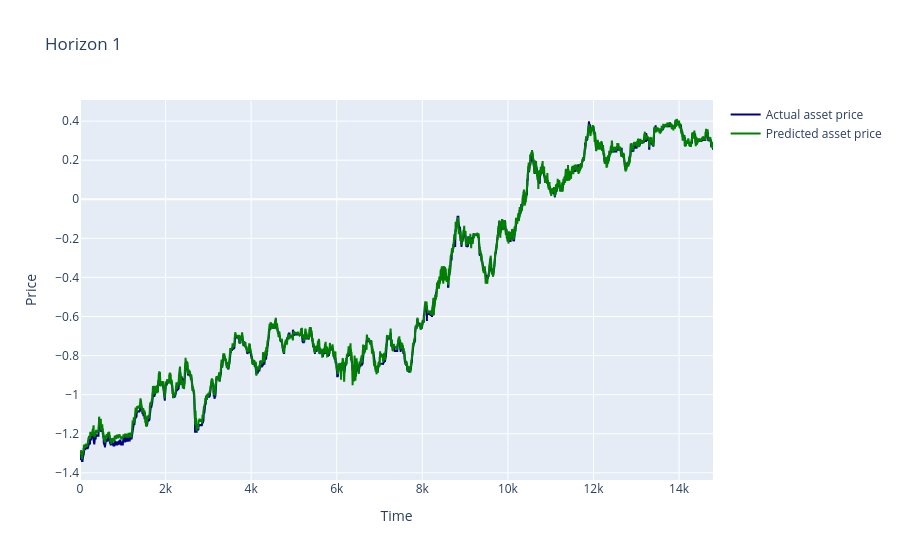
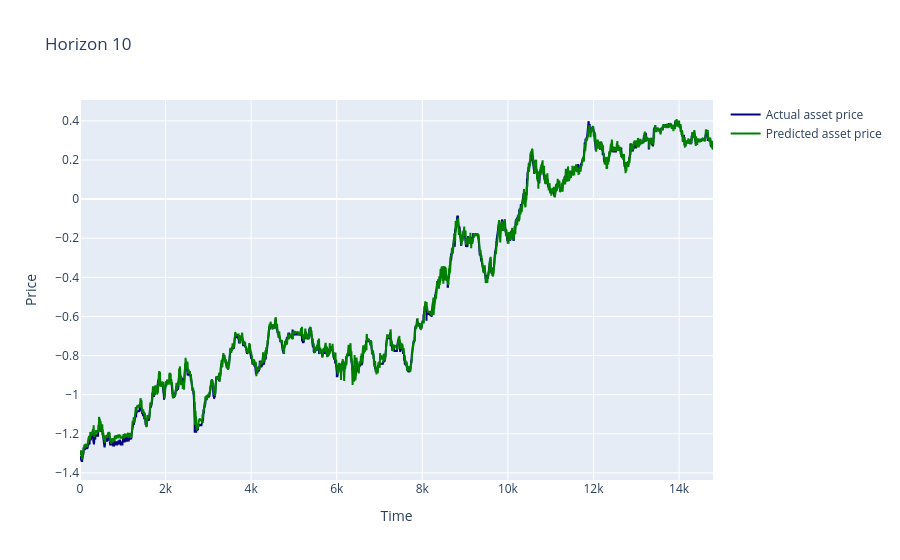
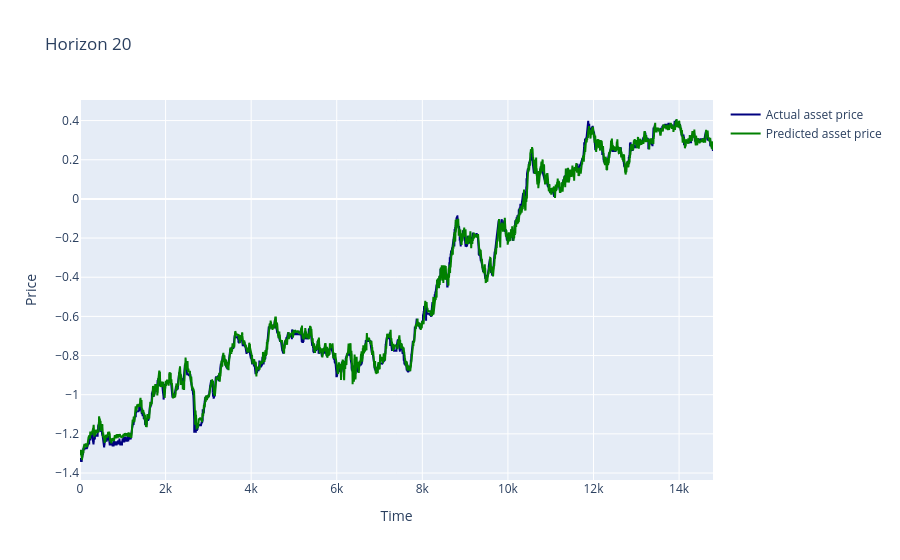
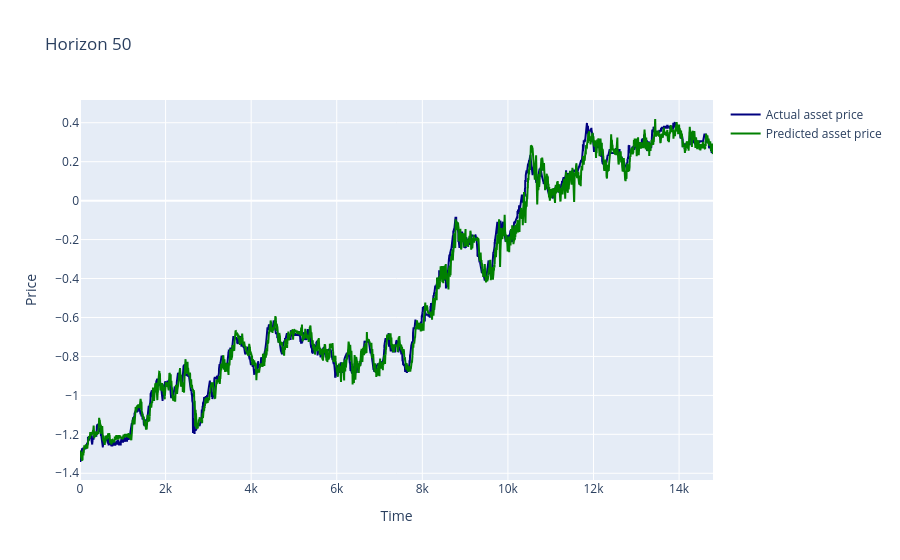

Notebook cell for these charts, in order:
### Code cell
true = []
pred = []

# Evaluate the model
with torch.no_grad():
    for inputs, labels in dataloader_test:
        inputs, labels = inputs.to(device), labels.to(device)
        outputs = model(inputs)
        true.append(labels.cpu().numpy())
        pred.append(outputs.cpu().numpy())

true = np.concatenate(true).reshape(-1, y_train.shape[1])
pred = np.concatenate(pred).reshape(-1, y_train.shape[1])

# Plot each dimension separately
for i in range(y_train.shape[1]):
    fig = go.Figure()
    fig.add_scatter(y=true[:,i], mode='lines', name= "Actual asset price", line_color = "navy")
    fig.add_scatter(y=pred[:,i], mode='lines', name= "Predicted asset price", line_color = "green")
    fig.update_layout(title = f"Horizon {shifts[i]}", xaxis_title = "Time", yaxis_title = "Price")
    fig.write_html(f'./figures/{model.name}-FI-reg-{shift}-pryce.pdf')
    fig.show()

### Figure 1 — Plotly figure (JSON) as saved in the notebook; plotly's stock layout.template omitted (floating-point values rounded to 4 significant figures; data arrays with more than 128 entries replaced by an {"elided": "..."} marker saying what was removed)
{"data": [{"line": {"color": "navy"}, "mode": "lines", "name": "Actual asset price", "type": "scatter", "y": {"elided": "14794 float values"}}, {"line": {"color": "green"}, "mode": "lines", "name": "Predicted asset price", "type": "scatter", "y": {"elided": "14794 float values"}}], "layout": {"title": {"text": "Horizon 1"}, "xaxis": {"title": {"text": "Time"}}, "yaxis": {"title": {"text": "Price"}}}}

### Figure 2 — Plotly figure (JSON) as saved in the notebook; plotly's stock layout.template omitted (floating-point values rounded to 4 significant figures; data arrays with more than 128 entries replaced by an {"elided": "..."} marker saying what was removed)
{"data": [{"line": {"color": "navy"}, "mode": "lines", "name": "Actual asset price", "type": "scatter", "y": {"elided": "14794 float values"}}, {"line": {"color": "green"}, "mode": "lines", "name": "Predicted asset price", "type": "scatter", "y": {"elided": "14794 float values"}}], "layout": {"title": {"text": "Horizon 10"}, "xaxis": {"title": {"text": "Time"}}, "yaxis": {"title": {"text": "Price"}}}}

### Figure 3 — Plotly figure (JSON) as saved in the notebook; plotly's stock layout.template omitted (floating-point values rounded to 4 significant figures; data arrays with more than 128 entries replaced by an {"elided": "..."} marker saying what was removed)
{"data": [{"line": {"color": "navy"}, "mode": "lines", "name": "Actual asset price", "type": "scatter", "y": {"elided": "14794 float values"}}, {"line": {"color": "green"}, "mode": "lines", "name": "Predicted asset price", "type": "scatter", "y": {"elided": "14794 float values"}}], "layout": {"title": {"text": "Horizon 20"}, "xaxis": {"title": {"text": "Time"}}, "yaxis": {"title": {"text": "Price"}}}}

### Figure 4 — Plotly figure (JSON) as saved in the notebook; plotly's stock layout.template omitted (floating-point values rounded to 4 significant figures; data arrays with more than 128 entries replaced by an {"elided": "..."} marker saying what was removed)
{"data": [{"line": {"color": "navy"}, "mode": "lines", "name": "Actual asset price", "type": "scatter", "y": {"elided": "14794 float values"}}, {"line": {"color": "green"}, "mode": "lines", "name": "Predicted asset price", "type": "scatter", "y": {"elided": "14794 float values"}}], "layout": {"title": {"text": "Horizon 50"}, "xaxis": {"title": {"text": "Time"}}, "yaxis": {"title": {"text": "Price"}}}}
